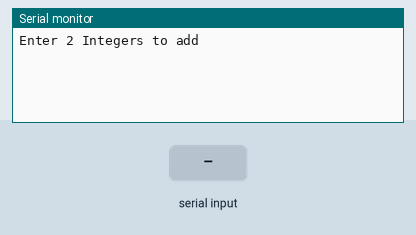
Recording of a sketch running on a simulated Arduino Uno, built with avr-gcc and run on an emulated ATmega328P. On the bench: the last lines printed to the serial monitor. Inputs (shaded band) come from the test bench.

Above: at 1.2 s.
1.3 s: "90,45\n" received over Serial
At 2.6 s:
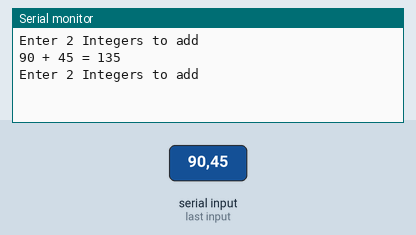
4.3 s: "30,150\n" received over Serial
At 5.0 s:
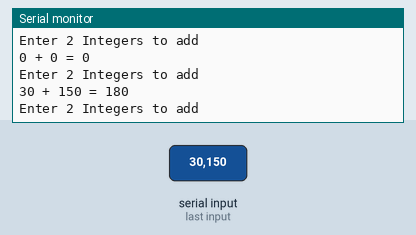
Timing chart, 0 to 7.3 s (numbered marks = the images above; inputs shaded):
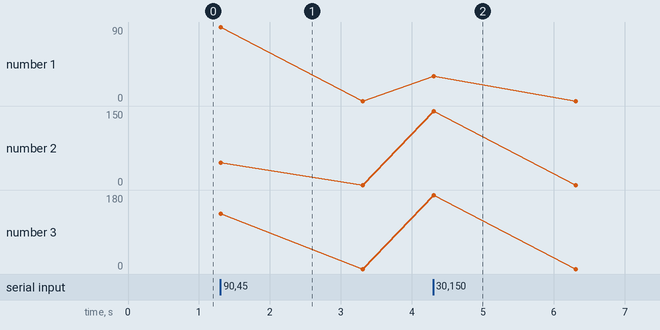

Measured:
- after the input at 1.3 s, the serial monitor: prints a new line at once (image 1)
- after the input at 4.3 s, the serial monitor: prints a new line at once (image 2)

The sketch:

HW2.ino
```cpp
void setup() {
  // put your setup code here, to run once:
  Serial.begin(9600);
  Serial.println("Enter 2 Integers to add");
}

void loop() {
  // put your main code here, to run repeatedly:

  while (Serial.available()) {
    int num1 = Serial.parseInt();
    int num2 = Serial.parseInt();
    int sum = num1 + num2;

    Serial.print(num1);
    Serial.print(" + ");
    Serial.print(num2);
    Serial.print(" = ");
    Serial.println(sum);
    Serial.println("Enter 2 Integers to add");
  }
}
```
